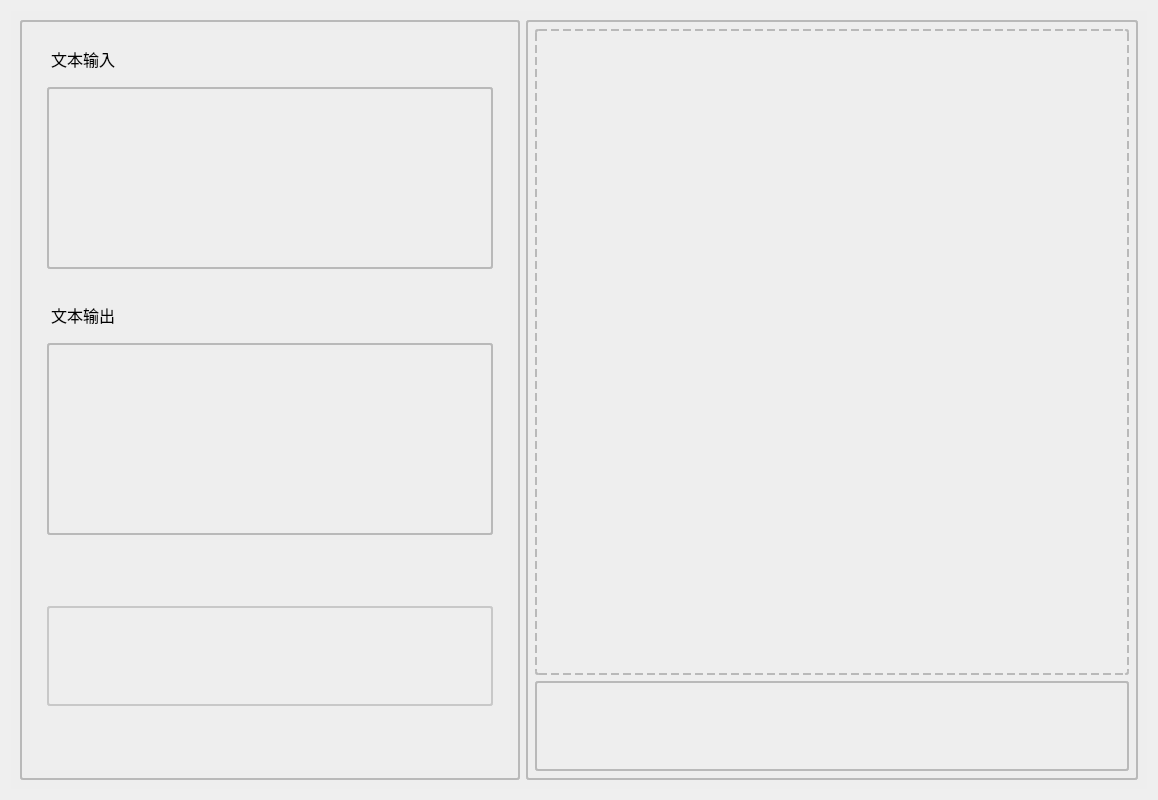
<?xml version="1.0" encoding="UTF-8"?>
<ui version="4.0">
 <class>Form</class>
 <widget class="QWidget" name="Form">
  <property name="geometry">
   <rect>
    <x>0</x>
    <y>0</y>
    <width>1158</width>
    <height>800</height>
   </rect>
  </property>
  <property name="sizePolicy">
   <sizepolicy hsizetype="Preferred" vsizetype="Preferred">
    <horstretch>0</horstretch>
    <verstretch>0</verstretch>
   </sizepolicy>
  </property>
  <property name="minimumSize">
   <size>
    <width>0</width>
    <height>0</height>
   </size>
  </property>
  <property name="maximumSize">
   <size>
    <width>1920</width>
    <height>1098</height>
   </size>
  </property>
  <property name="font">
   <font>
    <family>Malgun Gothic Semilight</family>
   </font>
  </property>
  <property name="windowTitle">
   <string>文本摘要器</string>
  </property>
  <property name="layoutDirection">
   <enum>Qt::LeftToRight</enum>
  </property>
  <property name="styleSheet">
   <string notr="true"/>
  </property>
  <layout class="QVBoxLayout" name="verticalLayout_2">
   <item>
    <widget class="QWidget" name="horizontalWidget" native="true">
     <property name="sizePolicy">
      <sizepolicy hsizetype="Preferred" vsizetype="Preferred">
       <horstretch>0</horstretch>
       <verstretch>0</verstretch>
      </sizepolicy>
     </property>
     <property name="maximumSize">
      <size>
       <width>1920</width>
       <height>1080</height>
      </size>
     </property>
     <property name="styleSheet">
      <string notr="true">background-color:rgba(238, 238, 238, 70)</string>
     </property>
     <layout class="QHBoxLayout" name="horizontalLayout_2">
      <item>
       <widget class="QWidget" name="verticalWidget_2" native="true">
        <property name="sizePolicy">
         <sizepolicy hsizetype="Minimum" vsizetype="Preferred">
          <horstretch>0</horstretch>
          <verstretch>0</verstretch>
         </sizepolicy>
        </property>
        <property name="minimumSize">
         <size>
          <width>500</width>
          <height>100</height>
         </size>
        </property>
        <property name="maximumSize">
         <size>
          <width>400</width>
          <height>16777215</height>
         </size>
        </property>
        <property name="styleSheet">
         <string notr="true">border:solid;
border-radius:3px;
border-color:rgb(185, 185, 185);
border-width:2px</string>
        </property>
        <layout class="QVBoxLayout" name="verticalLayout_3">
         <item>
          <widget class="QWidget" name="verticalWidget_5" native="true">
           <property name="sizePolicy">
            <sizepolicy hsizetype="Preferred" vsizetype="Preferred">
             <horstretch>0</horstretch>
             <verstretch>0</verstretch>
            </sizepolicy>
           </property>
           <property name="layoutDirection">
            <enum>Qt::LeftToRight</enum>
           </property>
           <property name="styleSheet">
            <string notr="true">border:none</string>
           </property>
           <layout class="QVBoxLayout" name="verticalLayout_5">
            <item>
             <widget class="QWidget" name="verticalWidget" native="true">
              <property name="sizePolicy">
               <sizepolicy hsizetype="Expanding" vsizetype="Maximum">
                <horstretch>0</horstretch>
                <verstretch>0</verstretch>
               </sizepolicy>
              </property>
              <layout class="QVBoxLayout" name="verticalLayout_6">
               <item>
                <widget class="QLabel" name="label">
                 <property name="sizePolicy">
                  <sizepolicy hsizetype="Maximum" vsizetype="Maximum">
                   <horstretch>0</horstretch>
                   <verstretch>0</verstretch>
                  </sizepolicy>
                 </property>
                 <property name="font">
                  <font>
                   <family>Microsoft YaHei UI Light</family>
                   <pointsize>12</pointsize>
                  </font>
                 </property>
                 <property name="styleSheet">
                  <string notr="true">border:none;
margin-bottom:10px
</string>
                 </property>
                 <property name="text">
                  <string>文本输入</string>
                 </property>
                </widget>
               </item>
               <item>
                <widget class="QTextEdit" name="textIn">
                 <property name="sizePolicy">
                  <sizepolicy hsizetype="Expanding" vsizetype="Preferred">
                   <horstretch>6</horstretch>
                   <verstretch>0</verstretch>
                  </sizepolicy>
                 </property>
                 <property name="maximumSize">
                  <size>
                   <width>550</width>
                   <height>200</height>
                  </size>
                 </property>
                 <property name="font">
                  <font>
                   <family>Microsoft YaHei UI Light</family>
                   <pointsize>12</pointsize>
                  </font>
                 </property>
                 <property name="cursor" stdset="0">
                  <cursorShape>IBeamCursor</cursorShape>
                 </property>
                 <property name="layoutDirection">
                  <enum>Qt::LeftToRight</enum>
                 </property>
                 <property name="autoFillBackground">
                  <bool>false</bool>
                 </property>
                 <property name="styleSheet">
                  <string notr="true">margin-bottom: 10px;
border:solid;
border-radius:3px;
border-color:rgb(185, 185, 185);
border-width:2px

</string>
                 </property>
                </widget>
               </item>
              </layout>
             </widget>
            </item>
            <item>
             <widget class="QWidget" name="verticalWidget" native="true">
              <property name="sizePolicy">
               <sizepolicy hsizetype="Expanding" vsizetype="Maximum">
                <horstretch>0</horstretch>
                <verstretch>0</verstretch>
               </sizepolicy>
              </property>
              <property name="styleSheet">
               <string notr="true">border:none</string>
              </property>
              <layout class="QVBoxLayout" name="verticalLayout">
               <item>
                <widget class="QLabel" name="label_7">
                 <property name="sizePolicy">
                  <sizepolicy hsizetype="Maximum" vsizetype="Maximum">
                   <horstretch>0</horstretch>
                   <verstretch>0</verstretch>
                  </sizepolicy>
                 </property>
                 <property name="font">
                  <font>
                   <family>Microsoft YaHei UI Light</family>
                   <pointsize>12</pointsize>
                  </font>
                 </property>
                 <property name="styleSheet">
                  <string notr="true">border:none;
margin-bottom:10px</string>
                 </property>
                 <property name="text">
                  <string>文本输出</string>
                 </property>
                </widget>
               </item>
               <item>
                <widget class="QTextEdit" name="textOutMt5">
                 <property name="sizePolicy">
                  <sizepolicy hsizetype="Preferred" vsizetype="Preferred">
                   <horstretch>0</horstretch>
                   <verstretch>0</verstretch>
                  </sizepolicy>
                 </property>
                 <property name="maximumSize">
                  <size>
                   <width>550</width>
                   <height>16000000</height>
                  </size>
                 </property>
                 <property name="font">
                  <font>
                   <family>Microsoft YaHei UI Light</family>
                   <pointsize>12</pointsize>
                  </font>
                 </property>
                 <property name="styleSheet">
                  <string notr="true">border:solid;
border-radius:3px;
border-color:rgb(185, 185, 185);
border-width:2px</string>
                 </property>
                 <property name="readOnly">
                  <bool>true</bool>
                 </property>
                </widget>
               </item>
              </layout>
             </widget>
            </item>
            <item>
             <widget class="QWidget" name="horizontalWidget_2" native="true">
              <property name="sizePolicy">
               <sizepolicy hsizetype="Preferred" vsizetype="Preferred">
                <horstretch>0</horstretch>
                <verstretch>0</verstretch>
               </sizepolicy>
              </property>
              <property name="minimumSize">
               <size>
                <width>0</width>
                <height>60</height>
               </size>
              </property>
              <property name="styleSheet">
               <string notr="true">border:none</string>
              </property>
              <layout class="QHBoxLayout" name="horizontalLayout_7">
               <item>
                <widget class="QPushButton" name="Mt5Button_3">
                 <property name="sizePolicy">
                  <sizepolicy hsizetype="Expanding" vsizetype="Maximum">
                   <horstretch>0</horstretch>
                   <verstretch>0</verstretch>
                  </sizepolicy>
                 </property>
                 <property name="minimumSize">
                  <size>
                   <width>0</width>
                   <height>45</height>
                  </size>
                 </property>
                 <property name="maximumSize">
                  <size>
                   <width>16777215</width>
                   <height>100</height>
                  </size>
                 </property>
                 <property name="cursor">
                  <cursorShape>PointingHandCursor</cursorShape>
                 </property>
                 <property name="styleSheet">
                  <string notr="true">border:solid;
border-radius:3px;
border-color:rgb(200, 200, 200);
border-width:2px</string>
                 </property>
                 <property name="text">
                  <string/>
                 </property>
                 <property name="icon">
                  <iconset>
                   <normaloff>asset/textout1.png</normaloff>asset/textout1.png</iconset>
                 </property>
                 <property name="iconSize">
                  <size>
                   <width>32</width>
                   <height>32</height>
                  </size>
                 </property>
                </widget>
               </item>
              </layout>
             </widget>
            </item>
           </layout>
          </widget>
         </item>
        </layout>
       </widget>
      </item>
      <item>
       <widget class="QWidget" name="verticalWidget_2" native="true">
        <property name="sizePolicy">
         <sizepolicy hsizetype="Minimum" vsizetype="Preferred">
          <horstretch>0</horstretch>
          <verstretch>0</verstretch>
         </sizepolicy>
        </property>
        <property name="minimumSize">
         <size>
          <width>400</width>
          <height>0</height>
         </size>
        </property>
        <property name="styleSheet">
         <string notr="true">border:solid;
border-radius:3px;
border-color:rgb(185, 185, 185);
border-width:2px</string>
        </property>
        <layout class="QVBoxLayout" name="verticalLayout_4">
         <item>
          <widget class="QPushButton" name="upload">
           <property name="sizePolicy">
            <sizepolicy hsizetype="Preferred" vsizetype="Preferred">
             <horstretch>0</horstretch>
             <verstretch>0</verstretch>
            </sizepolicy>
           </property>
           <property name="cursor">
            <cursorShape>PointingHandCursor</cursorShape>
           </property>
           <property name="styleSheet">
            <string notr="true">border:dashed;
border-radius:3px;
border-color:rgb(185, 185, 185);
border-width:2px</string>
           </property>
           <property name="text">
            <string/>
           </property>
           <property name="icon">
            <iconset>
             <normaloff>asset/upload.png</normaloff>asset/upload.png</iconset>
           </property>
           <property name="iconSize">
            <size>
             <width>100</width>
             <height>100</height>
            </size>
           </property>
          </widget>
         </item>
         <item>
          <widget class="QPushButton" name="pushButton">
           <property name="sizePolicy">
            <sizepolicy hsizetype="Minimum" vsizetype="Maximum">
             <horstretch>0</horstretch>
             <verstretch>0</verstretch>
            </sizepolicy>
           </property>
           <property name="minimumSize">
            <size>
             <width>0</width>
             <height>90</height>
            </size>
           </property>
           <property name="cursor">
            <cursorShape>PointingHandCursor</cursorShape>
           </property>
           <property name="mouseTracking">
            <bool>false</bool>
           </property>
           <property name="styleSheet">
            <string notr="true">border:solid;
border-radius:3px;
border-color:rgb(185, 185, 185);
border-width:2px</string>
           </property>
           <property name="text">
            <string/>
           </property>
           <property name="icon">
            <iconset>
             <normaloff>asset/ack3.png</normaloff>asset/ack3.png</iconset>
           </property>
           <property name="iconSize">
            <size>
             <width>64</width>
             <height>64</height>
            </size>
           </property>
          </widget>
         </item>
        </layout>
       </widget>
      </item>
     </layout>
    </widget>
   </item>
  </layout>
 </widget>
 <resources/>
 <connections/>
</ui>
